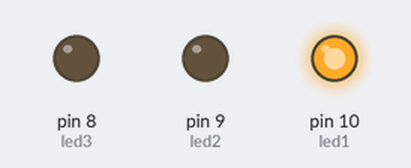
Bench run of a sketch on a simulated Arduino Uno, built with avr-gcc and run on an emulated ATmega328P. On the bench: output pins drawn as LEDs (lit = HIGH).

Above: at 0.2 s.
At 0.6 s:
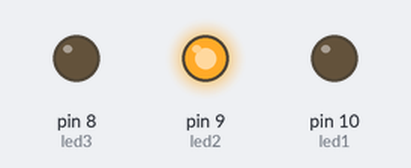
At 3.6 s:
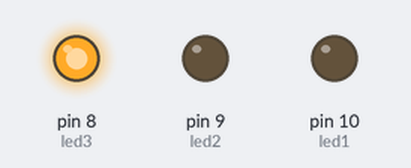
Timing chart, 0 to 5.1 s (numbered marks = the images above):
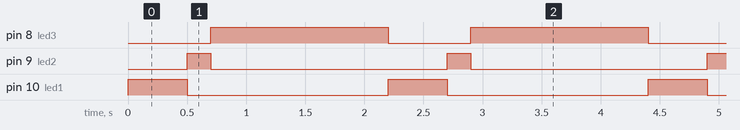

The sketch:

SOS_blinking.ino
```cpp
int led1=10,led2=9,led3=8;
int delay1=500,delay2=200,delay3=1500;

void setup() {
pinMode(led1,OUTPUT);
pinMode(led2,OUTPUT);
pinMode(led3,OUTPUT);
}

void loop() {
digitalWrite(led1,HIGH);
delay(delay1);
digitalWrite(led1,LOW);
digitalWrite(led2,HIGH);
delay(delay2);
digitalWrite(led2,LOW);
digitalWrite(led3,HIGH);
delay(delay3);
digitalWrite(led3,LOW);
}
```

Measured:
- by itself, pin 8 (led3): alternates HIGH for 1.5 s and LOW for 0.70 s
- by itself, pin 9 (led2): alternates HIGH for 0.20 s and LOW for 2.0 s
- by itself, pin 10 (led1): alternates HIGH for 0.50 s and LOW for 1.7 s
